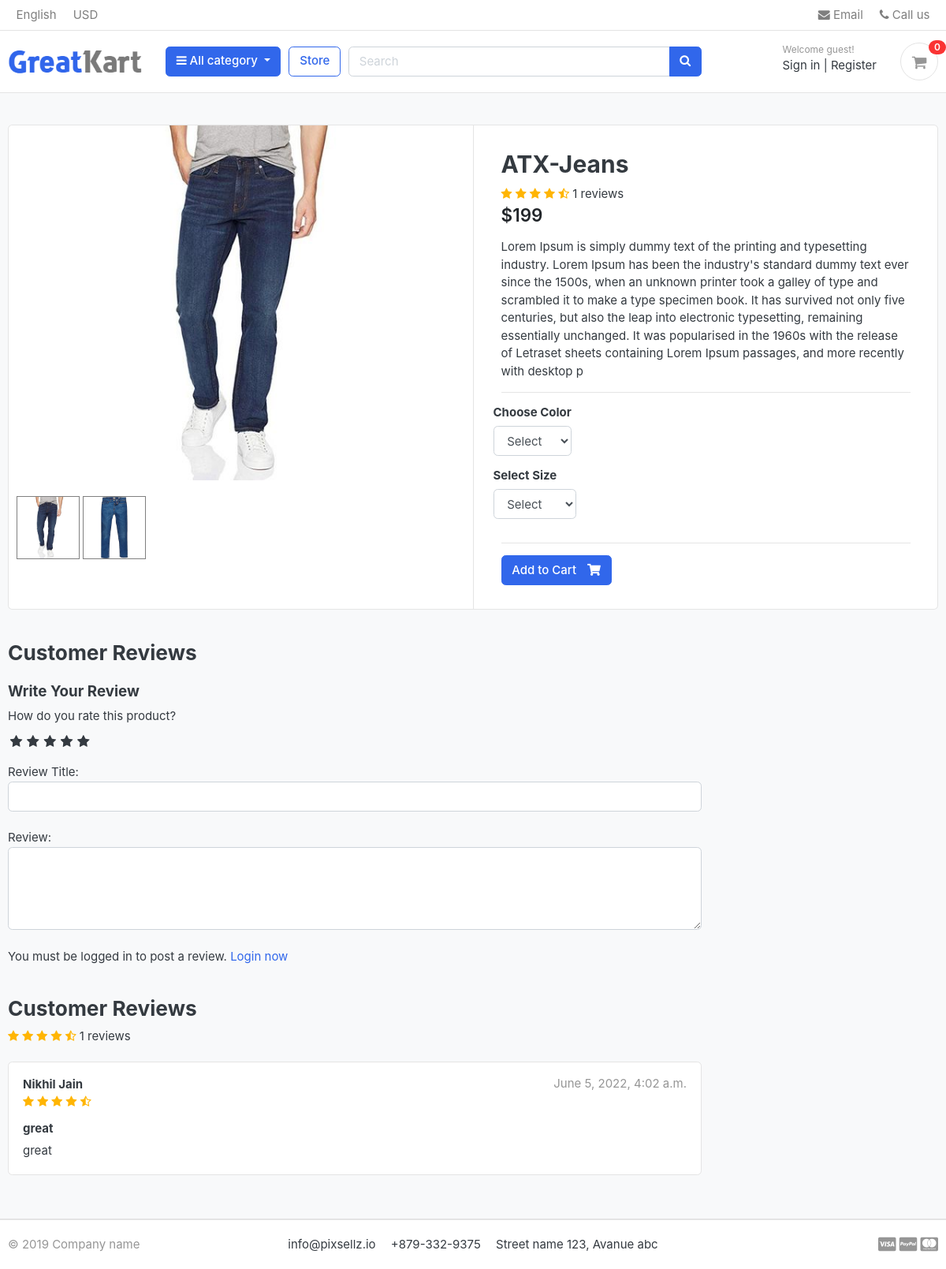
/store/category/jeans/atx-jeans/, run on the app's committed database.
### store/models.py (models this page shows, shortened)
class Product(models.Model):
    product_name      = models.CharField(max_length=200, unique= True)
    slug             = models.SlugField(max_length=200, unique= True)
    description       = models.TextField(max_length=500, blank=True)
    price             = models.IntegerField()
    images            = models.ImageField(upload_to = 'photos/products')
    stock             = models.IntegerField()
    is_available      = models.BooleanField(default= True)
    category          = models.ForeignKey(Category, on_delete= models.CASCADE)
    created_date      = models.DateTimeField(auto_now_add = True)
    modified_date     = models.DateTimeField(auto_now = True)
    def averageReview(self):
        reviews = ReviewRating.objects.filter(product=self, status=True).aggregate(average=Avg('rating'))
        avg = 0
        if reviews['average'] is not None:
            avg = float(reviews['average'])
        return avg
    def countReview(self):
        reviews = ReviewRating.objects.filter(product=self, status=True).aggregate(count=Count('id'))
        count = 0
        if reviews['count'] is not None:
            count = int(reviews['count'])
        return count

class ProductGallery(models.Model):
    product = models.ForeignKey(Product, default=None, on_delete=models.CASCADE)
    image = models.ImageField(upload_to='store/products', max_length=255)
    class Meta:
        verbose_name = 'productgallery'
        verbose_name_plural = 'product gallery'

class ReviewRating(models.Model):
    product = models.ForeignKey(Product, on_delete=models.CASCADE)
    user = models.ForeignKey(Account, on_delete=models.CASCADE)
    subject = models.CharField(max_length=100, blank=True)
    review = models.TextField(max_length=500, blank=True)
    rating = models.FloatField()
    ip = models.CharField(max_length=20, blank=True)
    status = models.BooleanField(default=True)
    created_at = models.DateTimeField(auto_now_add=True)
    updated_at = models.DateTimeField(auto_now=True)

### accounts/models.py (models this page shows, shortened)
class Account(AbstractBaseUser):
    first_name      = models.CharField(max_length=50)
    last_name       = models.CharField(max_length=50)
    username        = models.CharField(max_length=50, unique=True)
    email           = models.EmailField(max_length=100, unique=True)
    phone_number    = models.CharField(max_length=50)
    date_joined     = models.DateTimeField(auto_now_add=True)
    last_login      = models.DateTimeField(auto_now_add=True)
    is_admin        = models.BooleanField(default=False)
    is_staff        = models.BooleanField(default=False)
    is_active       = models.BooleanField(default=False)
    is_superadmin   = models.BooleanField(default=False)
    USERNAME_FIELD = 'email'
    REQUIRED_FIELDS = ['username', 'first_name', 'last_name']
    objects = MyAccountManager()
    def full_name(self):
        return f'{self.first_name} {self.last_name}'

### store/views.py (the view)
# urls.py: path('category/<slug:category_slug>/<slug:product_slug>/', views.product_detail, name= 'product_detail'),
def product_detail(request, category_slug, product_slug):
    try:
        single_product = Product.objects.get(category__slug=category_slug, slug=product_slug)
        in_cart = CartItem.objects.filter(cart__cart_id=_cart_id(request), product=single_product).exists()
    except Exception as e:
        raise e
    if request.user.is_authenticated:
        try:
            orderproduct = OrderProduct.objects.filter(user=request.user, product_id=single_product.id).exists()
        except OrderProduct.DoesNotExist:
            orderproduct = None
    else:
        orderproduct = None
    reviews = ReviewRating.objects.filter(product_id=single_product.id, status=True)
    product_gallery = ProductGallery.objects.filter(product_id=single_product.id)
    context = {
        'single_product': single_product,
        'in_cart'       : in_cart,
        'orderproduct': orderproduct,
        'reviews': reviews,
        'product_gallery': product_gallery,
    }
    return render(request, 'store/product_detail.html', context)

### carts/context_processors.py (called while the page is built)
def counter(request):
    cart_count = 0
    if 'admin' in request.path:
        return {}
    else:
        try:
            cart = Cart.objects.filter(cart_id=_cart_id(request))
            if request.user.is_authenticated:
                cart_items = CartItem.objects.all().filter(user=request.user)
            else:
                cart_items = CartItem.objects.all().filter(cart=cart[:1])
            for cart_item in cart_items:
                cart_count += cart_item.quantity
        except DoesNotExist:
            cart_count = 0
    return dict(cart_count=cart_count)

### carts/views.py (called while the page is built)
def _cart_id(request):
    cart = request.session.session_key
    if not cart:
        cart = request.session.create()
    return cart

### category/context_processors.py (called while the page is built)
def menu_links(request):
    links = Category.objects.all()
    return dict(links = links)

### category/models.py (called while the page is built)
    def get_url(self):
        return reverse('products_by_category', args = [self.slug])

### store/models.py (called while the page is built)
    def colors(self):
        return super(VariationManager,self).filter(variation_category= 'color', is_active = True)

    def sizes(self):
        return super(VariationManager,self).filter(variation_category= 'size', is_active = True)

### templates/store/product_detail.html (shortened to what this page needs)
{% extends 'base.html' %}
{% block content %}
<section class="section-content padding-y bg">
    <div class="container">
    <div class="card">
        <div class="row no-gutters">
            <aside class="col-md-6">
                <article class="gallery-wrap">
                    <div class="img-big-wrap mainImage">
                        <center><img src="{{ single_product.images.url }}"></center>
                    </div>
                </article>
                <ul class="thumb">
                    <li>
                        <a href="{{ single_product.images.url }}" target="mainImage"><img src="{{ single_product.images.url }}" alt="Product Image"></a>
                        {% for i in product_gallery %}
                        <a href="{{i.image.url}}" target="mainImage"><img src="{{i.image.url}}" alt="Product Image"></a>
                        {% endfor %}
                    </li>
                </ul>
            </aside>
            <main class="col-md-6 border-left">
              <form action= "{% url 'add_cart' single_product.id %}" method = "POST">
                <article class="content-body">
                <h2 class="title">{{single_product.product_name }}</h2>
                <div class="rating-star">
                    <span>
                        <i class="fa fa-star{% if single_product.averageReview < 0.5 %}-o{% elif single_product.averageReview >= 0.5 and single_product.averageReview < 1 %}-half-o {% endif %}" aria-hidden="true"></i>
                        <i class="fa fa-star{% if single_product.averageReview < 1.5 %}-o{% elif single_product.averageReview >= 1.5 and single_product.averageReview < 2 %}-half-o {% endif %}" aria-hidden="true"></i>
                        <i class="fa fa-star{% if single_product.averageReview < 2.5 %}-o{% elif single_product.averageReview >= 2.5 and single_product.averageReview < 3 %}-half-o {% endif %}" aria-hidden="true"></i>
                        <i class="fa fa-star{% if single_product.averageReview < 3.5 %}-o{% elif single_product.averageReview >= 3.5 and single_product.averageReview < 4 %}-half-o {% endif %}" aria-hidden="true"></i>
                        <i class="fa fa-star{% if single_product.averageReview < 4.5 %}-o{% elif single_product.averageReview >= 4.5 and single_product.averageReview < 5 %}-half-o {% endif %}" aria-hidden="true"></i>
<span>{{single_product.countReview}} reviews</span>
                        </span>
                </div>
                <div class="mb-3">
                    <var class="price h4">${{single_product.price}}</var>
                </div>
                <p>{{single_product.description}}</p>
                <hr>
                    <div class="row">
                        <div class="item-option-select">
                            <h6>Choose Color</h6>
                              <select name = 'color' class = "form-control" required>
                                <option value = "" disabled selected>Select</option>
                              </select>
                        </div>
                    </div>
                    <div class="row">
                        <div class="item-option-select">
                            <h6>Select Size</h6>
                            <select name = 'size' class = "form-control" required>
                              <option value = "" disabled selected>Select</option>
                            </select>
                        </div>
                    </div>
                    <hr>
                    {% if single_product.stock <= 0 %}
                        <h5 class = "text-danger">Out of Stock </h5>
                        {% else %}
                          <button type = submit class="btn  btn-primary"> <span class="text">Add to Cart</span> <i class="fas fa-shopping-cart"></i>  </button>
                        {% endif %}
                </article>
              </form>
            </main>
        </div>
    </div>
    <br>
    <div class="row">
                <div class="col-md-9">
        <header class="section-heading">
            <h3>Customer Reviews </h3>
        </header>
				<form action="{% url 'submit_review' single_product.id %}" method="POST">
					<h5>Write Your Review</h5>
					<div>
						<label>How do you rate this product?</label>
						<br>
						<div class="rate">
							<input type="radio" name="rating" id="rating10" value="5" required /><label for="rating10" title="5"></label>
							<input type="radio" name="rating" id="rating8" value="4" required /><label for="rating8" title="4"></label>
							<input type="radio" name="rating" id="rating6" value="3" required /><label for="rating6" title="3"></label>
							<input type="radio" name="rating" id="rating4" value="2" required /><label for="rating4" title="2"></label>
							<input type="radio" name="rating" id="rating2" value="1" required /><label for="rating2" title="1"></label>
						</div>
<br>
						Review Title:
						<input type="text" class="form-control" name="subject">
						<br>
						Review:
						<textarea name="review" rows="4" class="form-control"></textarea>
						<br>
						{% if user.is_authenticated %}
								<input type="submit" value="Submit Review" class="btn btn-primary">
						{% else %}
						<p>You must be logged in to post a review. <span><a href="{% url 'login' %}">Login now</a></span></p>
						{% endif %}
					</div>
				</form>
<br>
<header class="section-heading">
	<h3>Customer Reviews </h3>
	<div class="rating-star">
		<span>
			<i class="fa fa-star{% if single_product.averageReview < 0.5 %}-o{% elif single_product.averageReview >= 0.5 and single_product.averageReview < 1 %}-half-o {% endif %}" aria-hidden="true"></i>
			<i class="fa fa-star{% if single_product.averageReview < 1.5 %}-o{% elif single_product.averageReview >= 1.5 and single_product.averageReview < 2 %}-half-o {% endif %}" aria-hidden="true"></i>
			<i class="fa fa-star{% if single_product.averageReview < 2.5 %}-o{% elif single_product.averageReview >= 2.5 and single_product.averageReview < 3 %}-half-o {% endif %}" aria-hidden="true"></i>
			<i class="fa fa-star{% if single_product.averageReview < 3.5 %}-o{% elif single_product.averageReview >= 3.5 and single_product.averageReview < 4 %}-half-o {% endif %}" aria-hidden="true"></i>
			<i class="fa fa-star{% if single_product.averageReview < 4.5 %}-o{% elif single_product.averageReview >= 4.5 and single_product.averageReview < 5 %}-half-o {% endif %}" aria-hidden="true"></i>
	<span>{{single_product.countReview}} reviews</span>
			</span>
	</div>
</header>
{% for review in reviews %}
<article class="box mb-3">
    <div class="icontext w-100">
        <div class="text">
            <span class="date text-muted float-md-right">{{review.updated_at}} </span>
            <h6 class="mb-1">{{review.user.full_name}} </h6>
            <div class="rating-star">
                <span>
                    <i class="fa fa-star{% if review.rating == 0.5 %}-half-o{% elif review.rating < 1 %}-o {% endif %}" aria-hidden="true"></i>
                    <i class="fa fa-star{% if review.rating == 1.5 %}-half-o{% elif review.rating < 2 %}-o {% endif %}" aria-hidden="true"></i>
                    <i class="fa fa-star{% if review.rating == 2.5 %}-half-o{% elif review.rating < 3 %}-o {% endif %}" aria-hidden="true"></i>
                    <i class="fa fa-star{% if review.rating == 3.5 %}-half-o{% elif review.rating < 4 %}-o {% endif %}" aria-hidden="true"></i>
                    <i class="fa fa-star{% if review.rating == 4.5 %}-half-o{% elif review.rating < 5 %}-o {% endif %}" aria-hidden="true"></i>
                </span>
            </div>
        </div>
    </div>
    <div class="mt-3">
        <h6>{{review.subject}}</h6>
        <p>
            {{review.review}}
        </p>
    </div>
</article>
{% endfor %}
        </div>
    </div>
    </div>
    </section>
    {% endblock  %}

### static/css/ui.css (style rules this page uses)
html { font-family: "Inter", sans-serif; font-size: 15px; }
.content-body { flex: 1 1 auto; padding: 2rem 2.3rem; }
.padding-y { padding-top: 40px; padding-bottom: 40px; }
var { font-style: normal; }
article:after, .form-group:after { display: block; clear: both; content: ""; }
.bg { background-color: #f8f9fa; }
.section-heading { margin-bottom: 20px; margin-top: 15px; }
p:last-child { margin-bottom: 0; }
.btn .text + i { margin-left: 10px; }
.icontext { display: inline-flex; align-items: center; vertical-align: middle; }
.icontext .text { width: 100%; line-height: 1.2; }
.price { font-weight: 600; color: #212529; }
.box { padding: 18px; background: #fff; border-radius: 0.37rem; border: 1px solid #e4e4e4; }
.gallery-wrap .img-big-wrap { margin-bottom: 10px; border-radius: 0.37rem; overflow: hidden; background-color: #fff; }
.gallery-wrap .img-big-wrap img { height: 450px; width: auto; display: inline-block; }
.item-option-select { margin-bottom: 1rem; display: inline-block; margin-right: 15px; }

### static/css/custom.css (style rules this page uses)
.rate { display: inline-block;; border: 0; }
.rate > label { float: right; }
.rate > label:before { display: inline-block; font-size: 1.1rem; font-family: FontAwesome; content: "\f005"; margin:0; padding:0.3rem .2rem; cursor: pointer; }
.rating-star i { color: #ffb503 !important; }
ul.thumb { margin:0 auto; padding: 0; float: left; }
ul.thumb li { list-style: none; margin: 10px; }
ul.thumb li img { width: 80px; height: 80px; border: 1px solid grey; }

### data on the page
Product: images (picture), product_name "ATX-Jeans", countReview "1", price "199", description "Lorem Ipsum is simply dummy text of the printing and typesetting industry. Lorem Ipsum has been the industry's standard dummy text ever since the 1500s, when an unknown printer took a galley of type and scrambled it to make a type specimen book. It has survived not only five centuries, but also the leap into electronic typesetting, remaining essentially unchanged. It was popularised in the 1960s with the release of Letraset sheets containing Lorem Ipsum passages, and more recently with desktop p"
ProductGallery: image (picture)
ReviewRating: updated_at "June 5, 2022, 4:02 a.m.", user.full_name "Nikhil Jain", rating 4.5 (drawn), subject "great", review "great"

### other printed values
{{ cart_count }} "0"
